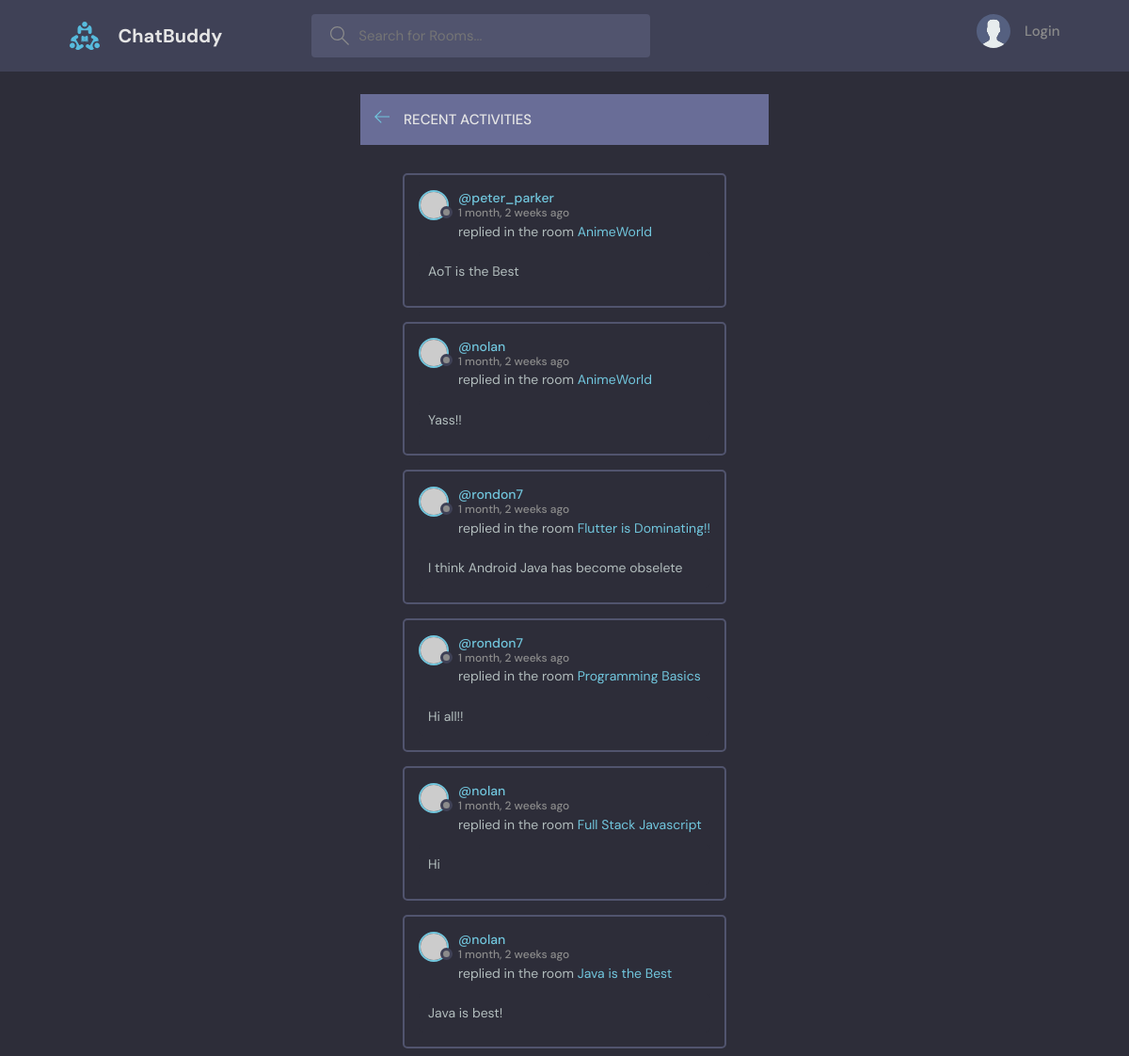
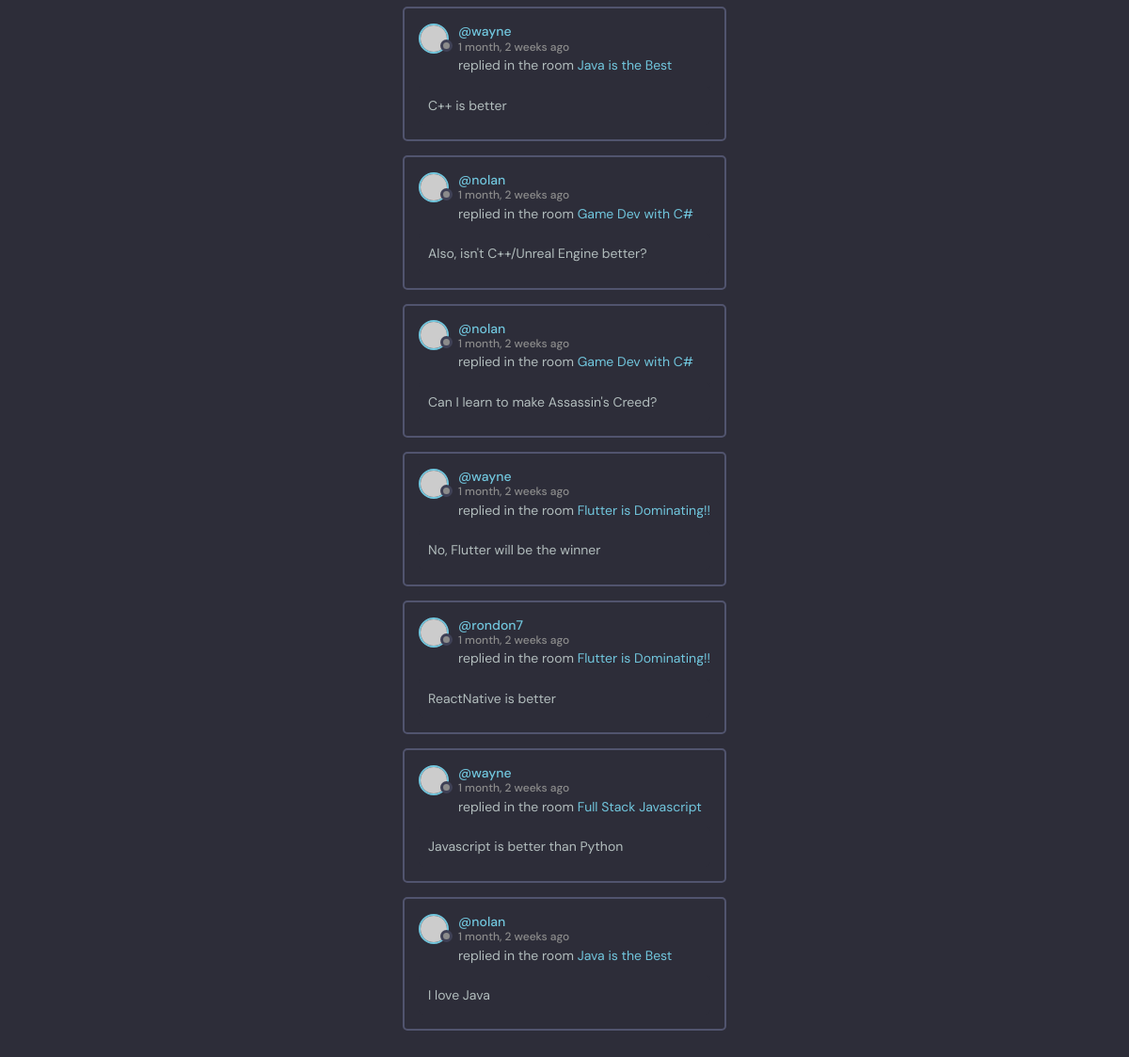
The page /activity/ on the database its author committed (2 pictures, top to bottom).
### base/models.py (models this page shows)
class Message(models.Model):
    user = models.ForeignKey(User, on_delete=models.CASCADE)
    room = models.ForeignKey(Room, on_delete=models.CASCADE)
    body = models.TextField()
    updated = models.DateTimeField(auto_now=True)
    created = models.DateTimeField(auto_now_add=True)
    class Meta:
        ordering = ['-updated', '-created']
    def __str__(self):
        return str(self.body[0:50])

class Room(models.Model):
    name = models.CharField(max_length=200)
    host = models.ForeignKey(User, on_delete=models.SET_NULL, null=True)
    topic = models.ForeignKey(Topic, on_delete=models.SET_NULL, null=True)
    description = models.TextField(null=True, blank=True)
    participants = models.ManyToManyField(
        User, related_name='participants', blank=True)
    updated = models.DateTimeField(auto_now=True)
    created = models.DateTimeField(auto_now_add=True)
    class Meta:
        ordering = ['-updated', '-created']
    def __str__(self):
        return str(self.name)

### base/views.py (the view)
# urls.py: path('activity/', views.activityPage, name='activity-page'),
def activityPage(request):
    q=''
    room_messages = Message.objects.filter(
        Q(room__topic__name__icontains=q)
    )
    context = {'room_messages' : room_messages}
    return render(request, 'base/activity.html', context)

### base/templates/base/activity.html (shortened to what this page needs)
{% extends 'main.html' %} {% block content %}
<main class="layout">
  <div class="container">
    <div style='margin:auto'>
      <div class="layout__boxHeader">
        <div class="layout__boxTitle">
          <a href="{% url 'home' %}">
            <svg
              version="1.1"
              xmlns="http://www.w3.org/2000/svg"
              width="32"
              height="32"
              viewBox="0 0 32 32"
            >
              <title>arrow-left</title>
              <path
                d="M13.723 2.286l-13.723 13.714 13.719 13.714 1.616-1.611-10.96-10.96h27.625v-2.286h-27.625l10.965-10.965-1.616-1.607z"
              ></path>
            </svg>
          </a>
          <h3>Recent Activities</h3>
        </div>
      </div>
      <div class="activities-page layout__body">
        {% for message in room_messages %}
        <div class="activities__box">
          <div class="activities__boxHeader roomListRoom__header">
            <a
              href="{% url 'user-profile' message.user.id %}"
              class="roomListRoom__author"
            >
              <div class="avatar avatar--small">
                <img src="https://randomuser.me/api/portraits/women/11.jpg" />
              </div>
              <p>
                @{{message.user}}
                <span>{{message.created|timesince}} ago</span>
              </p>
            </a>
          </div>
          <div class="activities__boxContent">
            <p>
              replied in the room
              <a href="{% url 'room' message.room.id%}">{{message.room}}</a>
            </p>
            <div class="activities__boxRoomContent">{{message}}</div>
          </div>
        </div>
        {% endfor %}
      </div>
    </div>
  </div>
</main>
{% endblock content %}

### static/styles/style.css (style rules this page uses)
:root { --color-main: #71c6dd; --color-main-light: #e1f6fb; --color-dark: #3f4156; --color-dark-medium: #51546e; --color-dark-light: #696d97; --color-light: #e5e5e5; --color-gray: #8b8b8b; --color-light-gray: #b2bdbd; --color-bg: #2d2d39; --color-success: #5dd693; --color-error: #fc4b0b; }
* { font-family: "DM Sans", -apple-system, BlinkMacSystemFont, "Segoe UI", Roboto, Oxygen, Ubuntu, Cantarell, "Open Sans", "Helvetica Neue", sans-serif; margin: 0; padding: 0; box-sizing: border-box; text-rendering: optimizeLegibility; font-size: inherit; }
html { font-size: 56.25%; }
@media only screen and (min-width: 1200px) { html { font-size: 62.5%; } }
body { line-height: 1.6; font-weight: 400; font-size: 1.5rem; color: var(--color-light-gray); background-color: var(--color-bg); min-height: 100vh; }
img { width: 100%; }
a { display: inline-block; color: var(--color-main); text-decoration: none; }
.container { max-width: 120rem; width: 90%; margin: auto; }
.avatar { position: relative; display: inline-block; border-radius: 50%; border: 2px solid var(--color-main); }
.avatar img { display: block; border-radius: 50%; object-fit: cover; object-position: center; }
.avatar::after { content: ""; display: block; position: absolute; background-color: var(--color-gray); z-index: 111; border-radius: 50%; border: 0.3rem solid var(--color-dark); }
.avatar.avatar--small img { width: 2.8rem; height: 2.8rem; }
.avatar.avatar--small:after { width: 0.7rem; height: 0.7rem; bottom: 0px; right: -6px; }
.layout { margin-top: 2.4rem; }
.layout > .container { display: flex; justify-content: space-between; align-items: flex-start; }
.layout__boxHeader { display: flex; padding: 1.5rem; background-color: var(--color-dark-light); }
.layout__boxTitle { display: flex; gap: 1.5rem; align-items: center; }
.layout__boxTitle h3 { text-transform: uppercase; font-weight: 500; color: var(--color-light); }
.layout__boxTitle svg { width: 1.6rem; height: 1.6rem; fill: var(--color-main); }
.layout__body { margin: 3rem; }
.roomListRoom__header { display: flex; justify-content: space-between; align-items: center; }
.roomListRoom__author { font-weight: 500; display: flex; align-items: center; gap: 1rem; }
.activities__box { margin: 1.5rem; padding: 1.5rem; border: 2px solid var(--color-dark-medium); border-radius: 5px; }
.activities__boxHeader p { font-size: 1.4rem; line-height: 1.3; }
.activities__boxHeader p span { color: var(--color-gray); font-size: 1.2rem; display: block; }
.activities__boxContent { margin-left: 4.2rem; }
.activities__boxContent { font-size: 1.4rem; }
.activities__boxRoomContent { background: var(--color-bg); padding: 1rem; border-radius: 5px; margin-top: 1rem; margin-left: -4.2rem; }

### rows shown on the page
Message: user "peter_parker", created "1 month, 2 weeks", room "AnimeWorld", body "AoT is the Best"
Message: user "nolan", created "1 month, 2 weeks", room "AnimeWorld", body "Yass!!"
Message: user "rondon7", created "1 month, 2 weeks", room "Flutter is Dominating!!", body "I think Android Java has become obselete"
Message: user "rondon7", created "1 month, 2 weeks", room "Programming Basics", body "Hi all!!"
Message: user "nolan", created "1 month, 2 weeks", room "Full Stack Javascript", body "Hi"
Message: user "nolan", created "1 month, 2 weeks", room "Java is the Best", body "Java is best!"
Message: user "wayne", created "1 month, 2 weeks", room "Java is the Best", body "C++ is better"
Message: user "nolan", created "1 month, 2 weeks", room "Game Dev with C#", body "Also, isn't C++/Unreal Engine better?"
Message: user "nolan", created "1 month, 2 weeks", room "Game Dev with C#", body "Can I learn to make Assassin's Creed?"
Message: user "wayne", created "1 month, 2 weeks", room "Flutter is Dominating!!", body "No, Flutter will be the winner"
Message: user "rondon7", created "1 month, 2 weeks", room "Flutter is Dominating!!", body "ReactNative is better"
Message: user "wayne", created "1 month, 2 weeks", room "Full Stack Javascript", body "Javascript is better than Python"
Message: user "nolan", created "1 month, 2 weeks", room "Java is the Best", body "I love Java"
